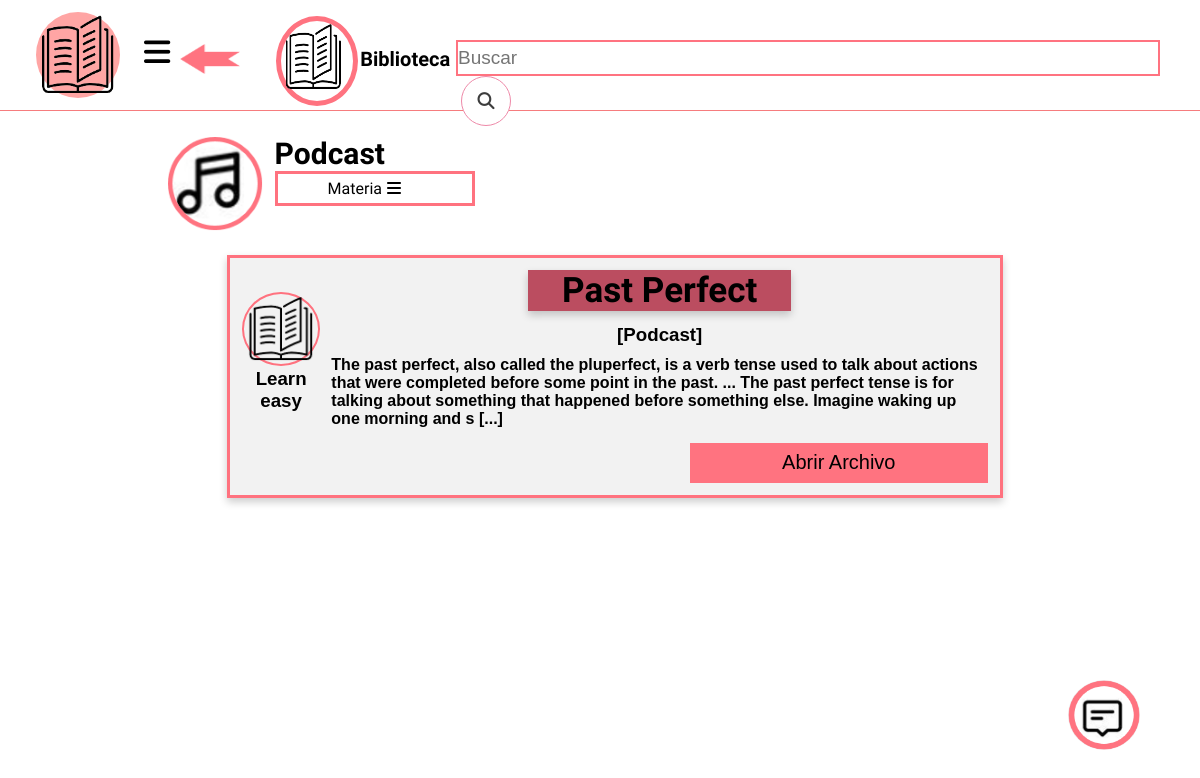
The app's page /Podcast.php with its own data.
### tables this page shows
CREATE TABLE `usuarios` (
  `IDusuario` bigint(12) NOT NULL,
  `Contrasena` varchar(20) NOT NULL,
  `ID_rol` int(11) NOT NULL,
  `Img` varchar(70) NOT NULL
);

CREATE TABLE `docente` (
  `IDdocente` bigint(12) NOT NULL,
  `nomb_docente` varchar(45) NOT NULL,
  `No_documento` int(11) NOT NULL,
  `IDinstitucion` int(11) NOT NULL,
  `IDusuario` bigint(12) NOT NULL,
  `Imagen` varchar(40) NOT NULL
);

CREATE TABLE `material_subido` (
  `IDMaterial` int(11) NOT NULL,
  `IDmateria` int(11) NOT NULL,
  `IDrecursos` int(11) NOT NULL,
  `Titulo` varchar(100) NOT NULL,
  `Publicacion` text NOT NULL,
  `creacion` timestamp NOT NULL DEFAULT current_timestamp(),
  `Archivo` text NOT NULL,
  `IDdocente` bigint(12) NOT NULL
);

### Podcast.php (the view, shortened to what this page needs)
<?php
include 'Connect.php';
  $sql = "SELECT IDrecursos FROM recursos";
  $ini = mysqli_query($Connect, $sql);
  $recurso = mysqli_fetch_array($ini);
 ?>
<!DOCTYPE html>
<html>
<head>
	<link rel="stylesheet" type="text/css" href="estilo-login.css">
</head>
<body id="Main" class="Main">
  <header class="L-head">
    <a href="Biblioteca.php">
    <div id="back">
  </div></a>
    <div class="bib">
      <img src="imagen/Bib.png">
      <h1>Biblioteca</h1>
    </div>
  	<form action="#" method="GET" style="margin-left: 20%;">
  		<input type="text" name="buscar" id="barra" placeholder="Buscar" style="width: 700px;">
  		<button type="submit" name="busqueda" id="busq"><i class="fas fa-search"></i></button>
  	</form>
  	<div class="Usuario" id="Usuario">
      <?php
        $i = $_SESSION['User'];
         $us = "SELECT Img FROM usuarios WHERE IDusuario = '$i'";
         $consul = mysqli_query($Connect, $us);
         while ($uim = mysqli_fetch_array($consul)){
           $imagen = $uim[0];
         }
        ?>
    <img src="<?php echo $imagen ?>">
   <a class="abrirus-btn" id="abrirus-btn"><i class="fas fa-bars"></i></a>
    </div>
  </header>
  <div class="Bib-opcion" id="sel">
    <section class="bib-select">
      <img src="imagen/Podcast.png">
  </section>
    <h2>Podcast</h2>
    <ul>
      <li>Materia<a id="Materia" class="Materia"><i class="fas fa-bars" style="cursor: pointer;"></i></a><a id="Close" class="Close"><i class="far fa-times-circle"></i></a></li>
    </ul>
  </div>
  <section class="Bib-publi">
    <?php
    if (!isset($_GET['Filmat'])) {
      $query = "SELECT * FROM material_subido WHERE IDrecursos = 1";
    }
    $Consult = mysqli_query($Connect, $query);
    while ($p= mysqli_fetch_array($Consult)){
      $idoc= $p[7];?>
      <section class="Publi">
      <?php
     $query = "SELECT Imagen, nomb_docente FROM docente WHERE IDdocente = '$idoc'";
     $Img = mysqli_query($Connect, $query);
     while ($im= mysqli_fetch_array($Img)) {
       echo "<div id='pub-usu'><img src='".$im[0]."'>";
       echo "<h1>".$im[1]."</h1></div>";
     }
     echo "<div id='text'>"."<h1>".$p[3]."</h1>";
     switch ($p[2]) {
       case 1:
          $recurso = "Podcast";
         break;
     }
     echo "<h3>[$recurso]</h3>";
     $publi= $p[4];
     echo "<h4>".substr($publi, 0, 270)." [...] "."</h4>"."</div>";
     ?>
     <button><a href="Publicacion.php?IDmat=<?php echo $p[0]; ?>">Abrir Archivo</a></button>
    </section>
  <?php } ?>
  </section>
  <?php
  if ($_SESSION['rol'] != 2) {
  echo "<button class='btn-abrir' id='btn-abrir'></button>";
  }
  ?>
</body>
</html>

### estilo-login.css (style rules this page uses)
* { margin: 0; padding: 0; }
a { text-decoration: none; }
body { background-image: linear-gradient(to right, #86344a 0%, #bb4d60 25%, #ff727f 50%, #ffa5a4 100%); font-family: arial, helvetica; background-size: 100% 100% no-repeat; }
#Main { background-image: none; }
.L-head img { width: 26%; height: 130px; }
.L-head { width: 100%; height: 110px; border-bottom: 1.5px solid rgb(246.25, 123.75, 125.79); margin-bottom: 25px; }
#barra { width: 900px; height: 32px; border: 2px solid rgba(255,115,128,255); font-size: 19px; }
#busq { border: 1px solid rgba(238,137,168,255); width: 50px; height: 50px; border-radius: 100%; background-color: rgb(255, 255, 255); margin-left: 5px; }
#busq i { font-size: 17px; color: rgb(61, 61, 61); }
.L-head form { position: absolute; left: 18%; top: 5%; }
.Usuario { float: left; margin-left: 3%; margin-top: 1%; width: 7%; height: 86px; background-color: rgba(255,165,164,255); border-radius: 100%; border: 1px; }
.Usuario img { width: 100%; height: 100%; }
.abrirus-btn { position: absolute; margin-left: 2%; margin-top: 2%; font-size: 30px; cursor: pointer; }
#back { width: 5%; height: 30px; position: relative; background-image: url(imagen/back.png); background-size: 100% 100%; left: 15%; top: 40%; margin-bottom: -2.5%; }
.bib { top: 2%; left: 23%; width: 6%; height: 80px; border: 5px solid rgba(255,115,128,255); border-radius: 100%; position: absolute; }
.bib img { width: 90%; height: 90%; }
.bib h1 { margin-left: 110%; margin-top: -70%; font-size: 20px; font-family: 'Dosis', sans-serif; }
.Bib-opcion { width: 99.5%; height: 20px; margin-bottom: 5%; }
#sel { margin-bottom: 7%; }
.Bib-opcion ul { width: 80%; margin-left: 17%; }
.Bib-opcion ul li { display: inline-block; border: 3px solid #ff727f; font-family: 'Dosis', sans-serif; padding: 5px 50px; color: rgb(0, 0, 0); }
.Bib-opcion ul li i { margin-left: 5px; }
.Bib-opcion .bib-select { float: left; border-radius: 100%; width: 8%; height: 95px; margin-left: 14%; margin-right: 1%; }
.Bib-opcion .bib-select img { width: 100%; height: 100%; }
.Bib-opcion h2 { font-family: 'Dosis', sans-serif; font-size: 30px; }
.Bib-publi { padding: 15px 0; width: 99.5%; }
.Publi { display: list-item; list-style: none; border: 3px solid #ff727f; width: 62.5%; margin-left: 19%; margin-bottom: 3%; padding: 1% 1% 1% 1%; background-color: rgba(242, 242, 242, 1.0); box-shadow: 0 4px 8px 0 rgba(0,0,0,0.2); }
.Publi button { background-color: rgba(255,115,128,255); border: 1px; width: 40%; height: 40px; font-size: 20px; font-family: Calibri, sans-serif; margin-left: 60%; margin-top: 2%; cursor: pointer; }
.Publi button a { color: rgb(0, 0, 0); }
#text { margin-left: 12%; }
#text h1 { position: relative; font-size: 35px; text-align: center; margin-left: 30%; margin-bottom: 2%; width: 40%; background-color: #bb4d60; font-family: 'Dosis',sans-serif; font-weight: bold; box-shadow: 0 4px 8px 0 rgba(0,0,0,0.2); }
#text h3 { text-align: center; margin-bottom: 10px; }
#text h4 { text-align: left; }
#pub-usu { float: left; border: 2px solid #ff727f; border-radius: 100%; width: 10%; height: 70px; margin-top: 3%; }
#pub-usu img { width: 100%; height: 100%; }
#pub-usu h1 { text-align: center; font-family: Calibri, sans-serif; }
.btn-abrir { font-size: 50px; position: fixed; top: 85%; right: 5%; float: right; border: none; border-radius: 100%; background-image: url(imagen/chat.png); background-size: 100% 100%; height: 70px; width: 6%; cursor: pointer; }

### records on screen
usuarios: Img (picture)
material_subido: Titulo "Past Perfect", IDrecursos "Podcast", Publicacion "The past perfect, also called the pluperfect, is a verb tense used to talk about actions that were completed before some point in the past. ... The past perfect tense is for talking about something that happened before something else. Imagine waking up one morning and s"
docente: Imagen (picture), nomb_docente "Learn easy"
